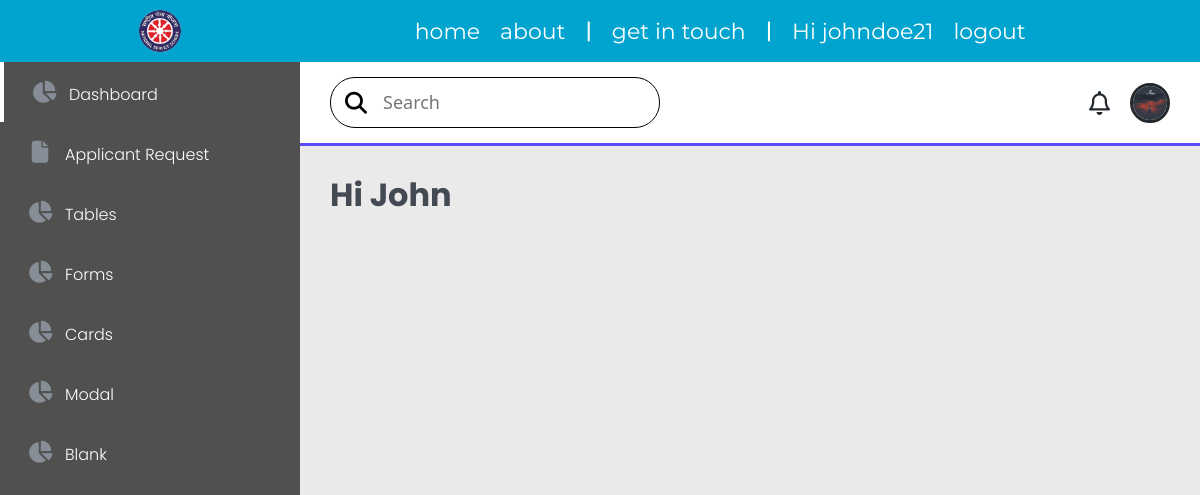
/dashboard/ (signed in), run on the app's committed database.
### accounts/models.py (models this page shows, shortened)
class Account(AbstractBaseUser, PermissionsMixin):
    email = models.EmailField(verbose_name="email", max_length=60, unique=True)
    username = models.CharField(max_length=30, unique=True)
    date_joined = models.DateTimeField(
        verbose_name="date joined", auto_now_add=True)
    last_login = models.DateTimeField(verbose_name="last login", auto_now=True)
    is_admin = models.BooleanField(default=False)
    is_active = models.BooleanField(default=True)
    is_staff = models.BooleanField(default=False)
    is_superuser = models.BooleanField(default=False)
    first_name = models.CharField(max_length=20)
    last_name = models.CharField(max_length=20)
    profile_picture = models.ImageField(null= True, blank=True, upload_to='user/%Y/%m/%d/')
    designation = models.CharField(max_length=50)
    mobile = models.CharField(max_length=14, null=True, blank=True)
    USERNAME_FIELD = 'username'
    REQUIRED_FIELDS = ['email', 'first_name']
    objects = CustomAccountManager()

### accounts/decorators.py (the view)
        def wrapper_func(request, *args, **kwargs):
            group = None
            if request.user.groups.exists():
                group = request.user.groups.all()[0].name
            if group in allowed_roles:
                return view_func(request, *args, **kwargs)
            else:
                return HttpResponse('You are not authorized to access this page.')

### dashboard/views.py (called while the page is built)
@allowed_users(allowed_roles=['manager'])
def dashboard_home(request):
    return render(request, 'dashboard/dashboard-home.html')

### templates/dashboard/dashboard-home.html (shortened to what this page needs)
{% extends 'dashboard/dashboard-main.html' %} {% load static %} {% block content %}
<div class="greeting">
  <h3>Hi {{user.first_name}}</h3>
</div>
{% endblock %}

### templates/dashboard/dashboard-main.html (shortened to what this page needs)
{% extends 'main.html' %} {% load static %} {% block dashboard %}
<section class="dashboard-container">
  <div class="menu">
    <div class="items">
      <li>
        <i class="fas fa-chart-pie"></i
        ><a href="{% url 'dashboard-home' %}">Dashboard</a>
      </li>
      <li>
        <i class="fas fa-file"></i
        ><a href="{% url 'dashboard-application-request' %}"
          >Applicant Request</a
        >
      </li>
      <li><i class="fas fa-chart-pie"></i><a href="#">Tables</a></li>
      <li><i class="fas fa-chart-pie"></i><a href="#">Forms</a></li>
      <li><i class="fas fa-chart-pie"></i><a href="#">Cards</a></li>
      <li><i class="fas fa-chart-pie"></i><a href="#">Modal</a></li>
      <li><i class="fas fa-chart-pie"></i><a href="#">Blank</a></li>
    </div>
  </div>
  <div class="interface">
    <div class="navigation">
      <div class="n1">
        <div class="search">
          <i class="fas fa-search"></i>
          <input type="text" name="search-query" id="" placeholder="Search" />
        </div>
      </div>
      <div class="profile">
        <i class="far fa-bell"></i>
        <img
          class="rounded-circle"
          src="{{user.profile_picture.url}}"
          alt="profile"
          srcset=""
        />
      </div>
    </div>
    {% block content %} {% endblock %}
 </div>
</section>
{% endblock %}

### templates/navbar.html (shortened to what this page needs)
{% load static %}
<nav>
  <div class="logo">
    <img class="logo-img" src="{% static '/img/logo.jpeg' %}" alt="logo" />
  </div>
  <ul>
    <div class="nav-links-1">
      <li><a href="{% url 'home' %}">home</a></li>
      <li><a href="#">about</a></li>
      <li>
        <p>|</p>
      </li>
      <li><a href="#get-in-touch">get in touch</a></li>
      <li>
        <p>|</p>
      </li>
      {% if user.is_authenticated %}
      <li><a id="show-login" href="{% url 'dashboard-home' %}">Hi {{user.username}}</a></li>
      <li><a id="show-login" href="{% url 'logout' %}">logout</a></li>
      {% else %}
      <li><a id="show-login" href="{% url 'login' %}">login</a></li>
      {% endif %}
    </div>
  </ul>
</nav>

### static/css/main.css (style rules this page uses)
:root { --mainText: black; --secondaryText: #4b5156; --mainColor: #eaeaea; --secondaryColor: #fff; --borderColor: #c1c1c1; --themeDotBorder: #24292e; --previewBg: rgba(251, 249, 243, 0.8); --previewShadow: #f0ead6; --buttonColor: black; --navbarColor: #00a4cf; }
html, body { padding: 0; margin: 0; }
body * { transition: 0.3s; }
h1, h2, h3, h4, h5, h6, strong { color: var(--mainText); font-family: "Poppins", sans-serif; font-weight: 700; }
p, li, span, label, input, textarea { color: var(--secondaryText); font-family: "Poppins", sans-serif; font-weight: 400; }
a { text-decoration: none; color: #17a2b8; }
ul { list-style: none; }
h3 { font-size: 28px; }
nav { background: var(--navbarColor); display: flex; justify-content: space-around; align-content: center; flex-direction: row; flex-wrap: nowrap; align-items: center; padding: 10px 40px 10px 40px; }
nav ul { display: flex; list-style: none; flex-wrap: nowrap; align-items: center; justify-content: space-around; margin: 0; padding: 0; flex-direction: row; align-content: center; }
.logo { display: flex; flex-direction: row; flex-wrap: nowrap; align-content: center; align-items: center; justify-content: center; }
.logo > .logo-img { width: 42px; border-radius: 25px; }
.nav-links-1 { padding: 0 25px; display: inline-flex; flex-direction: row; flex-wrap: nowrap; align-content: center; justify-content: center; align-items: center; }
.nav-links-1 > li > a { text-decoration: none; font-size: 22px; padding: 0 10px; font-family: "Montserrat", sans-serif; color: var(--secondaryColor); }
.nav-links-1 > li > p { text-decoration: none; font-size: 22px; padding: 0px 10px; margin: 0; color: var(--secondaryColor); }
@media screen and (max-width: 1200px) { nav { padding: 10px 40px 10px 40px; } }
@media screen and (max-width: 1200px) { .nav-links-1 { flex: 4; } }

### static/css/dashboard.css (style rules this page uses)
.dashboard-container { background: #eaeaea; position: relative; display: flex; margin: 0; padding: 0; min-height: 100vh; }
.menu { background-color: #50514f; width: 300px; }
.menu > .items > li { list-style: none; padding: 15px 0; transition: 0.3s ease; }
.menu > .items > li.active { border-left: 4px solid #fff; }
.menu > .items > li > i { color: rgb(134, 141, 151); width: 30px; height: 30px; line-height: 30px; text-align: center; font-size: 22px; margin: 0 10px 0 25px; }
.menu > .items > li > a { text-decoration: none; color: #fffcff; font-weight: 300; transition: 0.3s ease; }
.interface { width: calc(100% - 300px); height: auto; }
.interface > .navigation { display: flex; align-items: center; justify-content: space-between; background: #fff; padding: 15px 30px; border-bottom: 3px solid #594ef7; }
.interface > .navigation > .n1 > .search { display: flex; justify-content: flex-start; align-items: center; padding: 10px 14px; border: 1px solid black; border-radius: 25px; }
.interface > .navigation > .n1 > .search > i { margin-right: 14px; font-size: 22px; color: black; }
.interface > .navigation > .n1 > .search > input { border: none; outline: none; background: #fff; color: black; font-size: 18px; }
.interface > .navigation > .profile { display: flex; justify-content: flex-start; align-items: center; }
.interface > .navigation > .profile > i { margin-right: 20px; font-size: 24px; font-weight: 400; color: #24292e; }
.interface > .navigation > .profile > img { width: 40px; height: 40px; object-fit: cover; border: 3px solid #24292e; }
.greeting > h3 { color: #444a53; padding: 30px 30px 0 30px; font-size: 32px; font-weight: 700; }
.n1 { display: flex; justify-content: flex-start; align-items: center; }

### data on the page
Account: username "johndoe21", profile_picture (picture), first_name "John"
